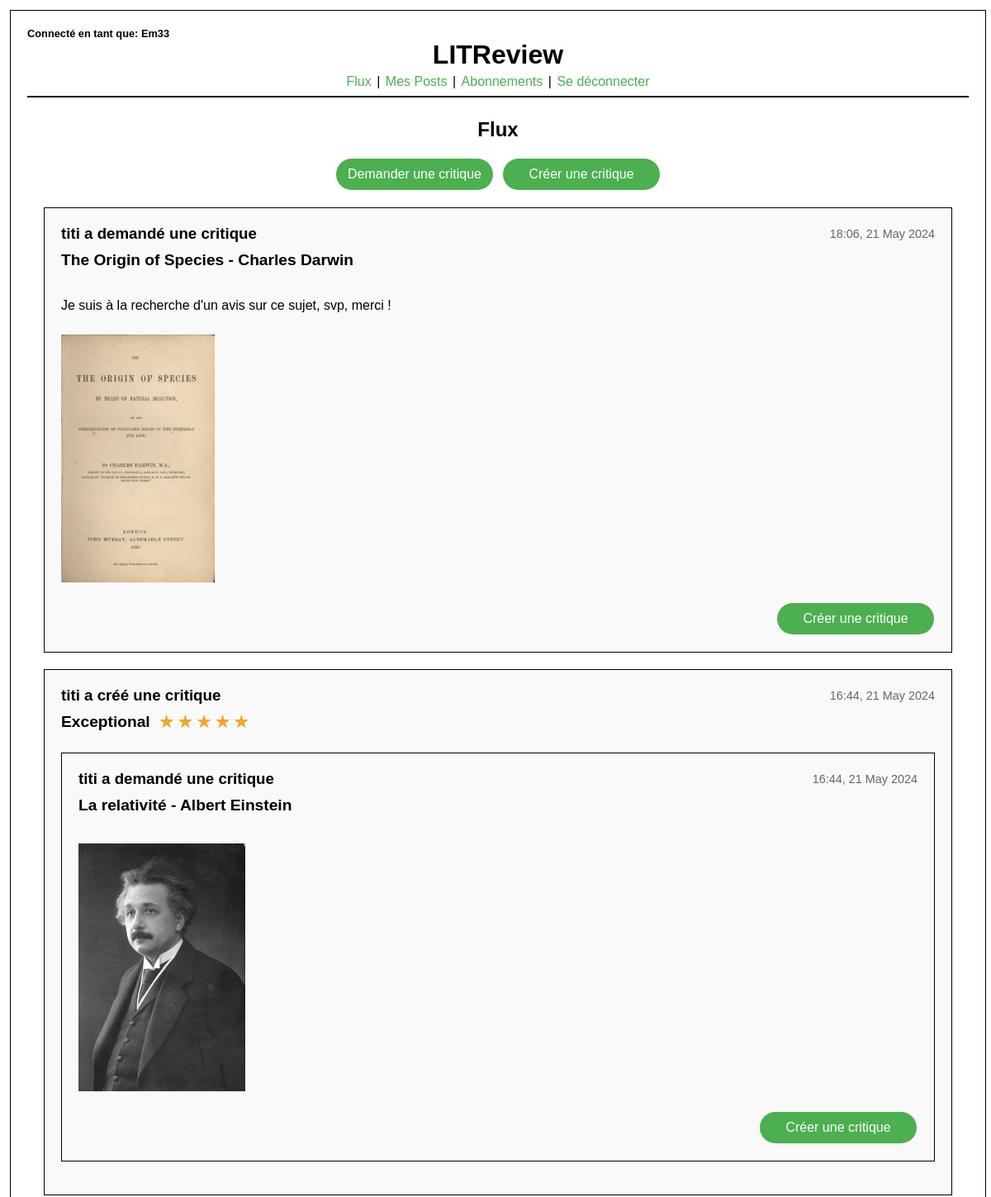
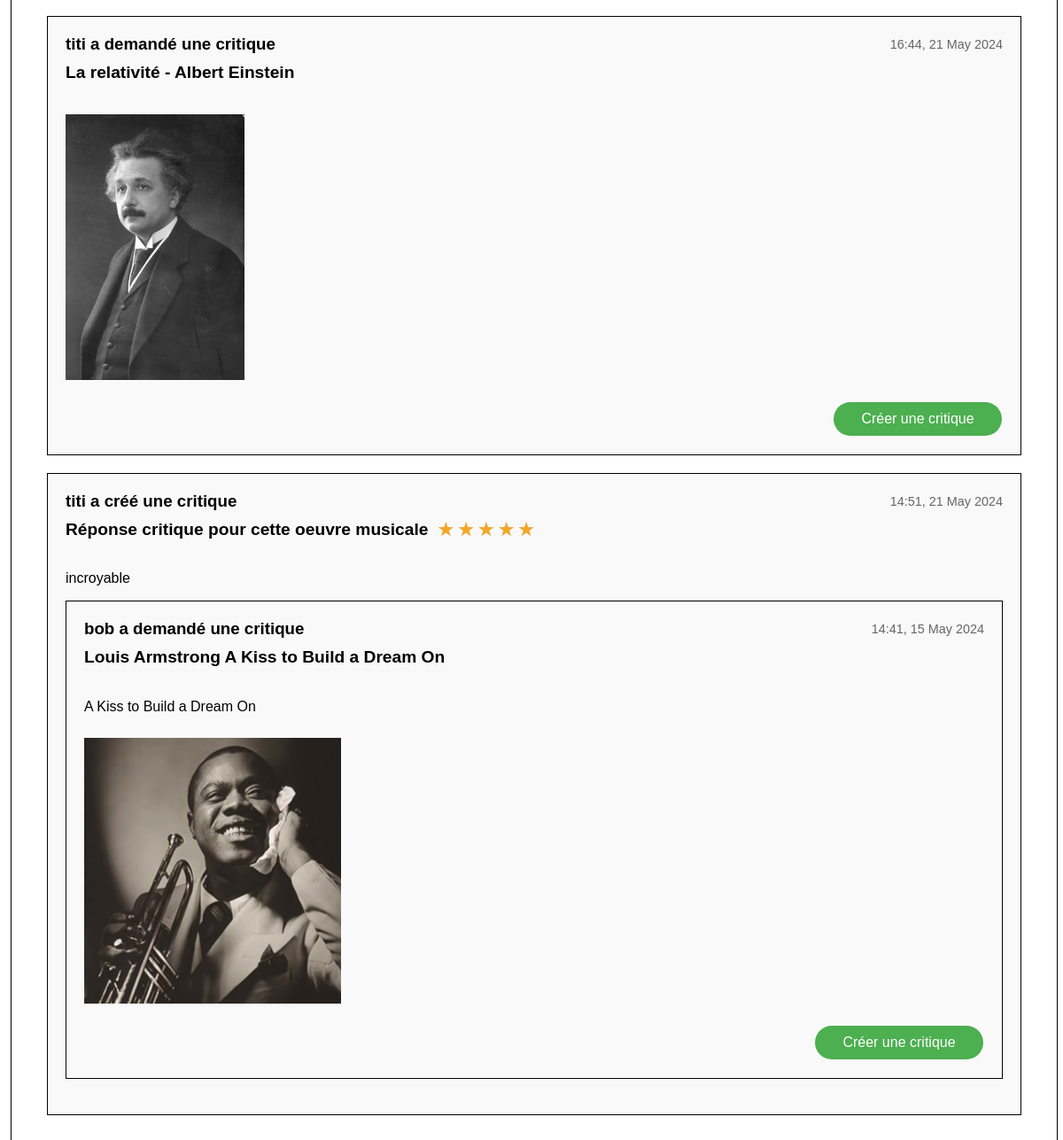
The page /flux (signed in) on the database its author committed (2 pictures, top to bottom).
### actions_users/models.py (models this page shows)
class BasePost(models.Model):
    time_created = models.DateTimeField(auto_now_add=True)
    user = models.ForeignKey(to=settings.AUTH_USER_MODEL, on_delete=models.CASCADE)
    class Meta:
        abstract = True

class Ticket(BasePost):
    title = models.CharField(max_length=128)
    description = models.TextField(max_length=2048, blank=True)
    image = models.ImageField(blank=True, null=True)

class Review(BasePost):
    headline = models.CharField(max_length=128, null=True, blank=True)
    body = models.TextField(
        max_length=8192, null=True, blank=True
    )  # Body peut être vide
    ticket = models.ForeignKey(
        to=Ticket, on_delete=models.CASCADE
    )  # Lien vers le ticket associé
    rating = models.PositiveSmallIntegerField(
        validators=[MinValueValidator(0), MaxValueValidator(5)]
    )

### actions_users/views.py (the view)
# urls.py: path("flux", actions_view.flux, name="flux"),
@login_required
def flux(request):
    user = request.user
    following = UserFollows.objects.filter(user=user)
    followed_users = [follow.followed_user for follow in following]
    followed_users.append(user)
    user_review_count = (
        Review.objects.filter(ticket=OuterRef("pk"), user=user)
        .values("ticket")
        .annotate(count=Count("id"))
        .values("count")
    )
    tickets = Ticket.objects.filter(user__in=followed_users).annotate(
        user_review_count=Subquery(user_review_count)
    )
    reviews = Review.objects.filter(user__in=followed_users)
    posts = sorted(
        list(tickets) + list(reviews), key=lambda post: post.time_created, reverse=True
    )
    context = {"posts": posts}
    return render(request, "flux.html", context)

### actions_users/templates/flux.html
{% extends 'user_actions_base.html' %}
{% load static %}
{% block content %}
<link rel="stylesheet" href="{% static 'actions_users/css/flux.css' %}" />
<h2 class="title">Flux</h2>
{% include 'partials/render_flux.html' with post=post %}
{% endblock %}

### actions_users/templates/user_actions_base.html (shortened to what this page needs)
{% load static %}
<!DOCTYPE html>
<html lang="fr">
  <head>
    <link rel="stylesheet" href="{% static 'actions_users/css/users_actions.css' %}" />
  </head>
  <body>
    <div class="container">
      <header class="header">
        <h2 class="username">Connecté en tant que: {{ user.username }}</h2>
        <div>
          <h1>LITReview</h1>
        </div>
        <nav>
          <a href="{% url 'flux' %}" class="button-nav">Flux</a> |
          <a href="{% url 'my_post' %}" class="button-nav">Mes Posts</a> |
          <a href="{% url 'user_follow' %}" class="button-nav">Abonnements</a> |
          <a href="{% url 'deconnexion' %}" class="button-nav">Se déconnecter</a>
        </nav>
      </header>
      <hr/>
      <main>
        {% block content %}{% endblock %}
      </main>
    </div>
  </body>
</html>

### actions_users/templates/partials/render_flux.html
<div class="buttons-container">
  <a href="{% url 'create_ticket' %}" class="buttons">Demander une critique</a>
  <a href="{% url 'create_ticket_and_review' %}" class="buttons">Créer une critique</a>
</div>
<div class="content-wrapper">
  {% for post in posts %}
    {% if post.title %}
      <article>
        {% include 'partials/render_ticket.html' with post=post %}
      </article>
    {% elif post.headline %}
      <article>
        {% include 'partials/render_review.html' with post=post %}
      </article>
    {% endif %}
  {% endfor %}
</div>

### actions_users/templates/partials/render_ticket.html (shortened to what this page needs)
{% load static %}
{% block content %}
<link rel="stylesheet" href="{% static 'actions_users/css/flux.css' %}" />
<div class="post">
  <div class="post-header">
    {% if user == post.user %}
    <h3>Vous avez demandé une critique</h3>
    {% else %}
    <h3>{{ post.user.username }} a demandé une critique</h3>
    {% endif %}
    <span class="post-date">{{ post.time_created|date:"H:i, d F Y" }}</span>
  </div>
  <h4 class="post-title">{{ post.title }}</h4>
  {% if post.description %}
  <p class="post-description">{{ post.description }}</p>
  {% endif %}
  {% if post.image %}
  <div class="post-image">
    <img src="{{ post.image.url }}" alt="Image for {{ post.title }}" />
  </div>
  {% endif %}
  {% if post.user_review_count|default:0 == 0 and request.path == "/flux" %}
  {% if passthrough_review.user.username != user.username %}
  <div class="post-footer">
    <a href="{% url 'create_review' ticket_id=post.id %}" class="buttons">Créer une critique</a>
  </div>
  {% endif %} {% endif %}
</div>
{% endblock %}

### actions_users/templates/partials/render_review.html (shortened to what this page needs)
{% load static %}
<link rel="stylesheet" href="{% static 'actions_users/css/stars_rating.css' %}" />
<div class="post">
  <div class="post-header">
    {% if user == post.user %}
    <h3>Vous avez créé une critique</h3>
    {% else %}
    <h3>{{ post.user.username }} a créé une critique</h3>
    {% endif %}
    <span class="post-date">{{ post.time_created|date:"H:i, d F Y" }}</span>
  </div>
  <div class="post-title-container">
    <h4 class="post-title">{{ post.headline }}</h4>
    {% if post.rating %}
      <div class="post-rating" data-rating="{{ post.rating }}"></div>
    {% endif %}
  </div>
  <div>
    {% if post.body %}
    <p class="post-description">{{ post.body }}</p>
    {% endif %}
  </div>
  <div>
    {% include 'partials/render_ticket.html' with post=post.ticket passthrough_review=post %}
  </div>
</div>

### actions_users/static/actions_users/css/users_actions.css (style rules this page uses)
body { font-family: Arial, sans-serif; padding: 0; margin: 0; }
.container { width: 95%; position: relative; margin: 1%; border: 1px solid #000; padding: 20px; height: 100%; }
.header { width: 100%; }
.username { text-align: left; font-size: 0.8em; margin: 0; }
h1 { text-align: center; margin: 0 0 5px 0; }
nav { font-size: 1em; position: relative; text-align: center; }
.button-nav { color: #4caf50; padding: 1px; margin: 1px 1px; cursor: pointer; border-radius: 20px; text-decoration: none; }
hr { border: none; border-top: 2px solid #000; color: #333; overflow: visible; text-align: center; height: 5px; }
hr::after { background: #fff; padding: 0 4px; position: relative; top: -13px; }

### actions_users/static/actions_users/css/flux.css (style rules this page uses)
body { font-family: Arial, sans-serif; padding: 0; margin: 0; min-height: 100vh; }
.content-wrapper { padding: 20px; max-width: 1200px; margin: 0 auto; }
.post { border: 1px solid #000; padding: 20px; margin-bottom: 20px; display: flex; flex-direction: column; justify-content: space-between; position: relative; background-color: #f9f9f9; }
.post-header { display: flex; justify-content: space-between; align-items: center; }
.post-header h3 { margin: 0; }
.post-date { font-size: 0.9em; color: #666; }
.post-title { font-size: 1.2em; margin-top: 10px; }
.post-description { margin-top: 10px; font-size: 1em; }
.post-image { margin-top: 10px; }
img { max-width: 500px; max-height: 300px; object-fit: contain; }
.buttons-container { display: flex; flex-direction: row; gap: 10px; justify-content: center; width: 100%; }
.buttons { background-color: #4caf50; color: white; padding: 10px; margin: 1px; font-size: medium; border: none; cursor: pointer; width: 170px; min-width: 120px; border-radius: 20px; text-align: center; text-decoration: none; display: block; }
.post-footer { display: flex; justify-content: flex-end; margin-top: 20px; }
.title { text-align: center; }

### actions_users/static/actions_users/css/stars_rating.css (style rules this page uses)
.post-title-container { display: flex; align-items: center; }
.post-title { margin-right: 10px; }

### rows shown on the page
Ticket: user.username "titi", time_created "18:06, 21 May 2024", title "The Origin of Species - Charles Darwin", description "Je suis à la recherche d'un avis sur ce sujet, svp, merci !", image (picture), shows "Créer une critique"
Review: user.username "titi", time_created "16:44, 21 May 2024", headline "Exceptional", title "La relativité - Albert Einstein", image (picture), shows "Créer une critique"
Ticket: user.username "titi", time_created "16:44, 21 May 2024", title "La relativité - Albert Einstein", image (picture), shows "Créer une critique"
Review: user.username "titi", time_created "14:51, 21 May 2024", headline "Réponse critique pour cette oeuvre musicale", body "incroyable", user.username "bob", time_created "14:41, 15 May 2024", title "Louis Armstrong A Kiss to Build a Dream On", description "A Kiss to Build a Dream On", image (picture), shows "Créer une critique"

### other values the page prints
{{ user.username }} "Em33"
